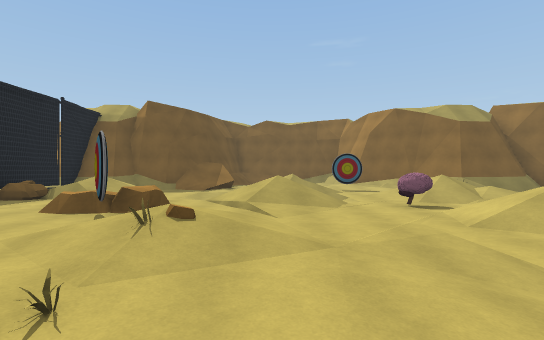
View 1 (above)

16 first-person views from a walk through a scene from a Unity 3-D project. The camera is 1.5 m above the floor, looks level and sees 85° across. The floor is counted in squares, 1.89 m on a side. Each view is taken from the middle of a square. On the plan, view 1 faces up. The plan holds only what a view shows up to about 10 squares ahead; the rest is blank. The place goes on beyond the plan. The player is left out. Some surface patterns are stand-ins.

View 2
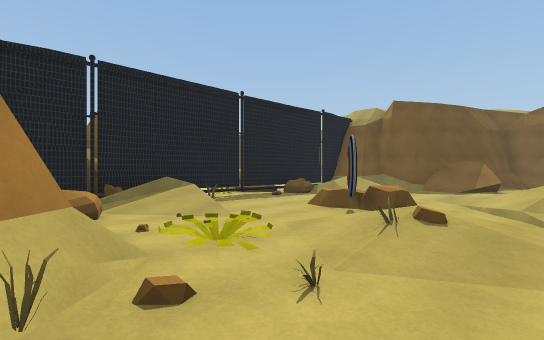

View 3
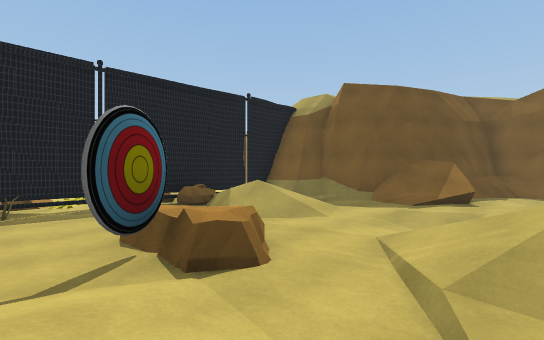

View 4
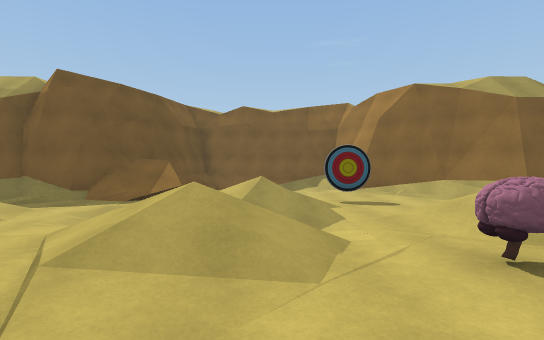

View 5
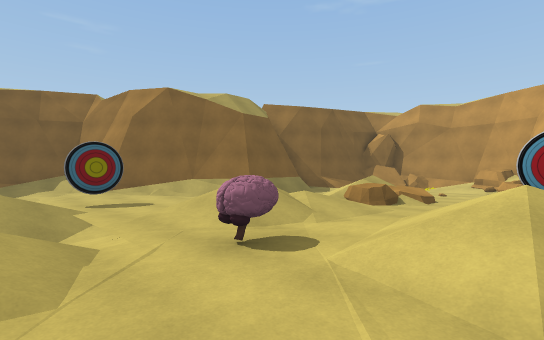

View 6
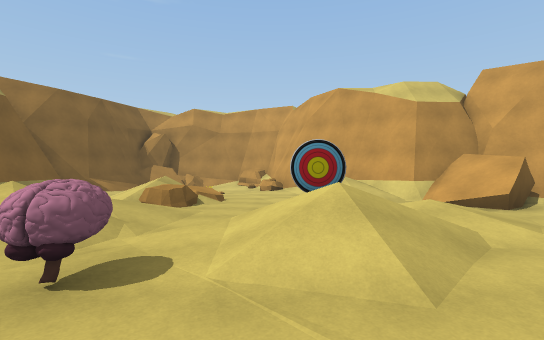

View 7
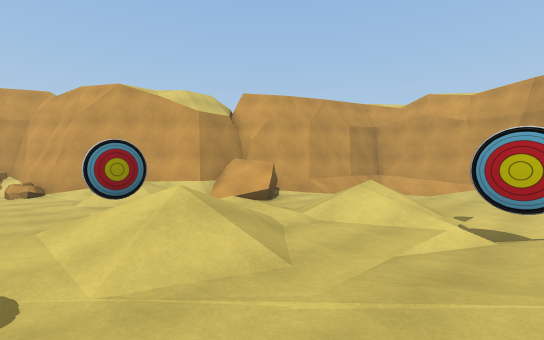

View 8
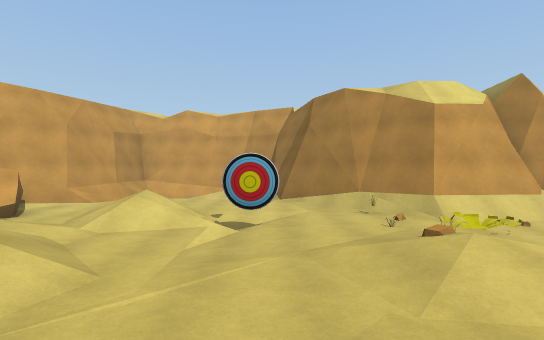

View 9
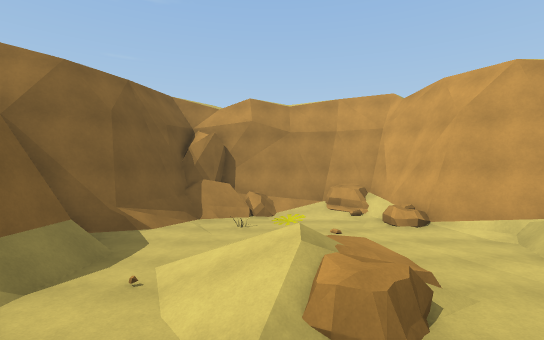

View 10
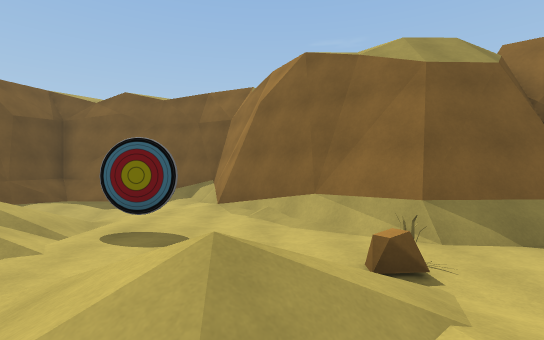

View 11
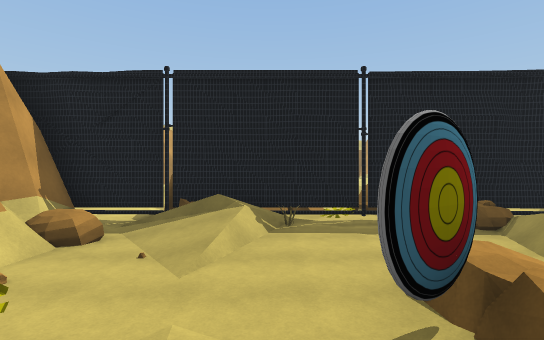

View 12
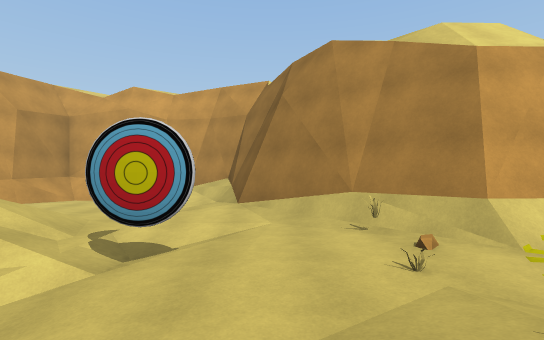

View 13
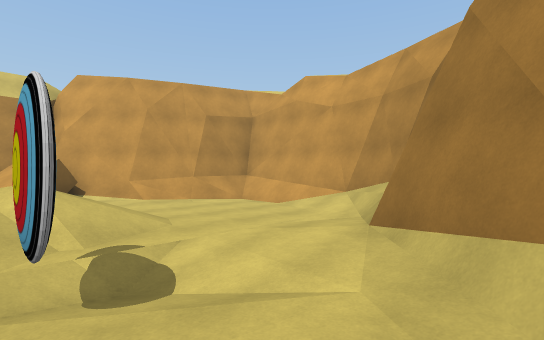

View 14
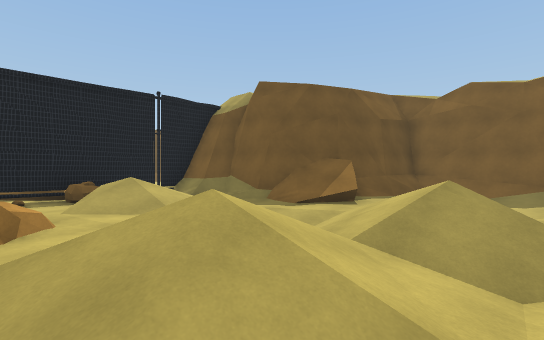

View 15
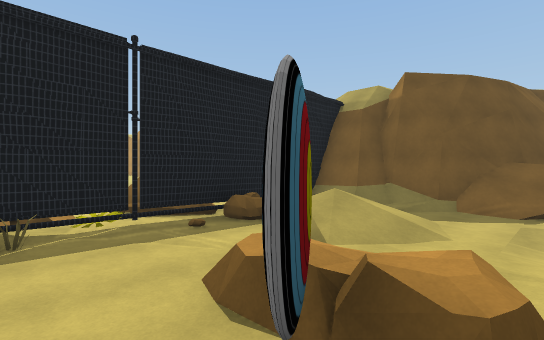

View 16
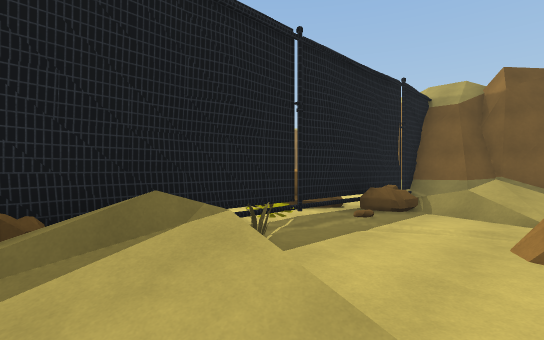

### Floor plan
Key: @ floor where view 1 was taken; # wall or solid block; . main floor; : floor 0.25 m higher than the main floor; - floor 0.25 m lower than the main floor; + floor 0.5 m higher than the main floor; _ floor 0.5 m lower than the main floor; / step, stairs or slope; = window, fence, low wall or low ledge; R rock; P plant; O other object.
Columns run from 10 left of view 1 to 15 right of it. Each row starts with its distance up from view 1.
 17         ######
 16         #////##
 15         #.--.=#
 14       ###.__/.##
 13       #/#.  ...##
 12    ####//. //...##
 11  .###/...////....#######R
 10  ..#. ../////../O.....//RR
  9  :.#://.- ///////.//..O/R
  8   RR///..////.////// .PR#
  7  RR#../..///.O//:R//.../#
  6  .P/..R+R.//.../......./R
  5  R#/...R/./...//...../O##
  4  RO/O.../+:..//  ..//###
  3 RRO///../O:././+  //##
  2 RRR//..P.O.././/  .##
  1  RR/.R///...////.//#
  0  ..######O@/////.//#
 -1    #    ##.././..###
 -2          ##:.....##
 -3           #/....##
 -4           ##/...##
 -5            ######

Positions as (right, up) in squares from view 1, and headings:
1: (0, 0), facing up
2: (0, 0), facing up-left
3: (0, 4), facing up-left
4: (1, 4), facing up
5: (1, 4), facing up-right
6: (1, 5), facing right
7: (1, 6), facing down-right
8: (1, 7), facing down
9: (5, 8), facing right
10: (5, 7), facing up
11: (-1, 4), facing left
12: (0, 4), facing down
13: (-1, 1), facing down-right
14: (2, 6), facing up-left
15: (-2, 4), facing up-left
16: (-4, 2), facing up-left
